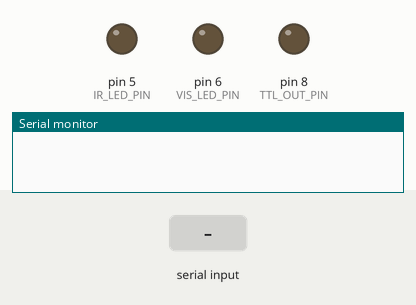
Bench run of a sketch on a simulated Arduino Uno, built with avr-gcc and run on an emulated ATmega328P. Parts: output pins drawn as LEDs (lit = HIGH), the last lines printed to the serial monitor. Dashed ring = blinking. The inputs (shaded band) are chosen by the test bench. Random numbers use the default seed unless the sketch sets one; pins used as bus, display or sensor lines are not drawn.

Above: at 1.2 s.
1.3 s: "START\n" received over Serial
At 1.45 s:
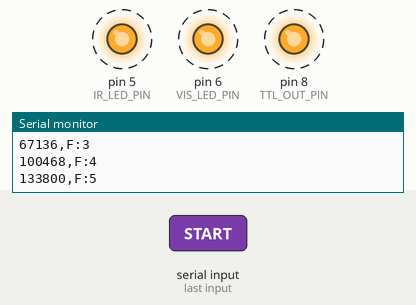
4.3 s: "STOP\n" received over Serial
Timing chart, 0 to 7.3 s (numbered marks = the images above; inputs shaded):
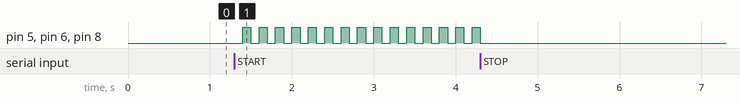

Measured:
- after the input at 1.3 s, pin 5 (IR_LED_PIN), pin 6 (VIS_LED_PIN), pin 8 (TTL_OUT_PIN): alternates HIGH for 0.10 s and LOW for 0.10 s, starting after 0.10 s

The sketch:

RandomLEDTTL.ino
```cpp
/*
 * camera_trigger_and_sync.ino
 *
 * Three functions on one Arduino Uno:
 *   1. 30 Hz hardware-timed camera trigger (Timer1 CTC, pin 9)
 *   2. Sync IR LED + TTL (pin 5 + pin 8) — pseudorandom 3-16 frame interval
 *   3. Non-IR LED (pin 6) — flashes simultaneously with IR LED
 *
 * On START:
 *   1. 5s of steady 5 Hz pulses: both LEDs + TTL HIGH
 *   2. LEDs off, 30 Hz triggering + synced LED flashes begin
 *   3. SESSION sent 12s after START to signal Bonsai
 *
 * Each LED flash is 5ms, synced with the frame trigger edge.
 * Both LEDs flash together on the same random interval.
 * Only the IR LED drives the TTL line.
 *
 * Serial commands (from Bonsai, 500000 baud):
 *   START  — begin 5s pulse → triggering + both LEDs pseudorandom
 *   STOP   — immediately halt everything, all pins LOW
 *
 * Serial output:
 *   STARTED          — session begun
 *   PULSE_ON         — 5s startup pulse began
 *   PULSE_OFF        — 5s startup pulse ended, triggering begins
 *   micros,event     — CSV header
 *   SESSION          — sent 12s after START (DLC init complete)
 *   SYNC_ON          — both LEDs flashed (IR + TTL)
 *   F:N              — frame N triggered
 *   STOPPED frames=N — session ended
 *
 * Wiring:
 *   Pin 9  → 1kΩ → GH3 Pin 1 (opto input, camera trigger)
 *   Pin 5  → IR LED (sync)
 *   Pin 6  → Non-IR LED (sync, no TTL)
 *   Pin 8  → Open Ephys I/O board (sync TTL, IR only)
 *   GND    → GH3 Pin 6 (OPTO_GND) + LED grounds + OE I/O GND
 *   GH3 opto output → Open Ephys I/O board (ExposureActive TTL)
 */

// ─── Pin assignments ─────────────────────────────────
const int TRIGGER_PIN  = 9;   // PORTB bit 1
const int IR_LED_PIN   = 5;   // PORTD bit 5
const int VIS_LED_PIN  = 6;   // PORTD bit 6
const int TTL_OUT_PIN  = 8;   // PORTB bit 0

// ─── Camera trigger config ───────────────────────────
const int   PULSE_US   = 50;
const float FRAME_RATE = 30.0;

const unsigned long PERIOD_US  = (unsigned long)(1000000.0 / FRAME_RATE);
const unsigned int  TIMER1_TOP = (PERIOD_US * 2) - 1;

volatile unsigned long frameCount = 0;

// ─── LED flash turn-off (set in ISR, cleared in loop) ──
const unsigned long FLASH_MS = 5;
volatile bool       syncFlashActive = false;
volatile unsigned long syncFlashStart = 0;

// ─── Random interval config (shared for both LEDs) ──
const int SYNC_MIN_INTERVAL = 3;
const int SYNC_MAX_INTERVAL = 16;

volatile int syncNextFlashFrame = 0;

// ─── Session state ───────────────────────────────────
bool running = false;
unsigned long sessionStartUs = 0;
bool sessionSent = false;
unsigned long sessionSendTime = 0;
const unsigned long SESSION_DELAY_MS = 12000;

// ─── Startup pulse state ─────────────────────────────
bool startupPulseActive = false;
unsigned long startupPulseEnd = 0;
const unsigned long STARTUP_PULSE_MS = 5000;
const unsigned long STARTUP_BLINK_MS = 100;  // 5 Hz = 100ms on, 100ms off
unsigned long startupBlinkTimer = 0;
bool startupBlinkOn = false;

// ─── Event log ring buffer ───────────────────────────
struct LogEvent {
  unsigned long timestamp_us;
  char tag[16];
};

const int LOG_BUF_SIZE = 64;
LogEvent  logBuf[LOG_BUF_SIZE];
volatile uint8_t logHead = 0;
volatile uint8_t logTail = 0;

void logEvent(unsigned long us, const char* tag) {
  uint8_t next = (logHead + 1) & (LOG_BUF_SIZE - 1);
  if (next == logTail) return;
  logBuf[logHead].timestamp_us = us - sessionStartUs;
  strncpy(logBuf[logHead].tag, tag, 15);
  logBuf[logHead].tag[15] = '\0';
  logHead = next;
}

void flushLog() {
  while (logTail != logHead) {
    Serial.print(logBuf[logTail].timestamp_us);
    Serial.print(',');
    Serial.println(logBuf[logTail].tag);
    logTail = (logTail + 1) & (LOG_BUF_SIZE - 1);
  }
}

// =============================================================
void setup() {
  pinMode(TRIGGER_PIN,  OUTPUT);
  pinMode(IR_LED_PIN,   OUTPUT);
  pinMode(VIS_LED_PIN,  OUTPUT);
  pinMode(TTL_OUT_PIN,  OUTPUT);

  digitalWrite(TRIGGER_PIN,  LOW);
  digitalWrite(IR_LED_PIN,   LOW);
  digitalWrite(VIS_LED_PIN,  LOW);
  digitalWrite(TTL_OUT_PIN,  LOW);

  Serial.begin(500000);
  randomSeed(analogRead(A0));
  configureTimer1();
}

// =============================================================
void loop() {
  // ── Serial commands ──
  if (Serial.available()) {
    String cmd = Serial.readStringUntil('\n');
    cmd.trim();

    if (cmd.equalsIgnoreCase("START")) {
      startAll();
    } else if (cmd.equalsIgnoreCase("STOP")) {
      stopAll();
    }
  }

  // ── Startup pulse: turn off after 5s, begin random flashes ──
  if (startupPulseActive) {
    unsigned long now = millis();
    if (now >= startupPulseEnd) {
        // 5s elapsed — end startup, go to random flashes
        startupPulseActive = false;
        digitalWrite(IR_LED_PIN,  LOW);
        digitalWrite(VIS_LED_PIN, LOW);
        digitalWrite(TTL_OUT_PIN, LOW);
        Serial.println("PULSE_OFF");
        syncNextFlashFrame = frameCount + random(SYNC_MIN_INTERVAL, SYNC_MAX_INTERVAL + 1);
    } else if (now - startupBlinkTimer >= STARTUP_BLINK_MS) {
        // Toggle all three at 5 Hz
        startupBlinkTimer = now;
        startupBlinkOn = !startupBlinkOn;
        digitalWrite(IR_LED_PIN,  startupBlinkOn ? HIGH : LOW);
        digitalWrite(VIS_LED_PIN, startupBlinkOn ? HIGH : LOW);
        digitalWrite(TTL_OUT_PIN, startupBlinkOn ? HIGH : LOW);
    }
}

  // ── Turn off both LEDs + TTL after 5ms flash ──
  if (syncFlashActive && (millis() - syncFlashStart >= FLASH_MS)) {
    PORTD &= ~(1 << PD5);  // IR LED LOW
    PORTD &= ~(1 << PD6);  // VIS LED LOW
    PORTB &= ~(1 << PB0);  // TTL LOW
    syncFlashActive = false;
  }

  // ── Send SESSION after 12s ──
  if (running && !sessionSent && millis() >= sessionSendTime) {
    sessionSent = true;
    Serial.println("SESSION");
  }

  // ── Flush buffered events to serial ──
  flushLog();
}

// =============================================================
void configureTimer1() {
  noInterrupts();
  TCCR1A = 0;
  TCCR1B = 0;
  TCNT1  = 0;

  TCCR1B |= (1 << WGM12);

  if (PERIOD_US > 32767) {
    OCR1A = (PERIOD_US / 4) - 1;
    TCCR1B |= (1 << CS11) | (1 << CS10);
  } else {
    OCR1A = TIMER1_TOP;
    TCCR1B |= (1 << CS11);
  }

  interrupts();
}

// =============================================================
void startAll() {
  if (running) return;
  running = true;

  sessionStartUs = micros();
  sessionSent = false;
  sessionSendTime = millis() + SESSION_DELAY_MS;

  Serial.println("STARTED");
  Serial.println("micros,event");

  // Start 5s steady pulse: both LEDs + TTL HIGH
  startupPulseActive = true;
  startupPulseEnd = millis() + STARTUP_PULSE_MS;
  startupBlinkTimer = millis();
  startupBlinkOn = false;
  Serial.println("PULSE_ON");

  // Start camera triggering immediately (LEDs held steady during pulse)
  frameCount = 0;
  syncNextFlashFrame = 0;  // will be set properly when pulse ends
  syncFlashActive = false;

  TCNT1 = 0;
  TIMSK1 |= (1 << OCIE1A);
}

// =============================================================
void stopAll() {
  TIMSK1 &= ~(1 << OCIE1A);

  digitalWrite(TRIGGER_PIN,  LOW);
  digitalWrite(IR_LED_PIN,   LOW);
  digitalWrite(VIS_LED_PIN,  LOW);
  digitalWrite(TTL_OUT_PIN,  LOW);

  syncFlashActive = false;
  startupPulseActive = false;
  running = false;

  Serial.print("STOPPED frames=");
  Serial.println(frameCount);
}

// =============================================================
// Timer1 ISR — camera trigger + synced LED flashes
//   Pin 9 = PORTB bit 1    Pin 8 = PORTB bit 0
//   Pin 6 = PORTD bit 6    Pin 5 = PORTD bit 5
// =============================================================
ISR(TIMER1_COMPA_vect) {
  // Camera trigger always fires
  PORTB |= (1 << PB1);   // Pin 9 HIGH

  frameCount++;
  unsigned long now_us = micros();

  // Both LEDs + TTL flash together on the same interval
  // (skip during startup pulse — LEDs already held HIGH)
  if (!startupPulseActive && (int)frameCount >= syncNextFlashFrame) {
    PORTD |= (1 << PD5);   // IR LED HIGH
    PORTD |= (1 << PD6);   // VIS LED HIGH
    PORTB |= (1 << PB0);   // TTL HIGH
    syncFlashStart = millis();
    syncFlashActive = true;
    syncNextFlashFrame = frameCount + random(SYNC_MIN_INTERVAL, SYNC_MAX_INTERVAL + 1);
    logEvent(now_us, "SYNC_ON");
  }

  // Log frame
  char ftag[16] = "F:";
  ultoa(frameCount, ftag + 2, 10);
  logEvent(now_us, ftag);

  delayMicroseconds(PULSE_US);

  // Camera trigger LOW
  PORTB &= ~(1 << PB1);  // Pin 9 LOW
}
```
